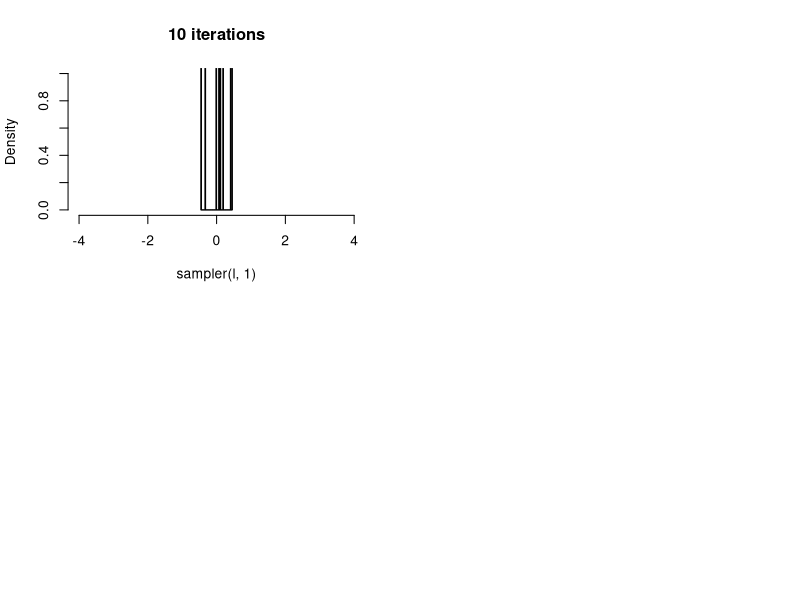

Here is the R script that generated this plot: (Note: this script raises an error after producing the figure.)
p = function(x)
{
	dnorm(x,0,1)
}

mh = function(x,alpha)
{
	xt <- runif(1,x-alpha,x+alpha)
	if( runif(1) > p(xt) / p(x) )
		xt <- x

	return(xt)
}

sampler = function(L,alpha)
{
	x <- numeric(L)
	for(i in 2:L)
		x[i] <- mh(x[i-1],alpha)

	return(x)
}

par(mfrow=c(2,2))
for(l in c(10,100,1000,10000))
{
	hist(sampler(l,1),main=paste(l,"iterations"),breaks=50,freq=F,xlim=c(-4,4),ylim=c(0,1))
	lines(x0,p(x0))
}

par(mfrow=c(2,2))
for(a in c(0.1,0.5,1,10))
{
	hist(sampler(50000,a),main=paste("alpha=",a),breaks=50,freq=F,xlim=c(-4,4),ylim=c(0,1))
	lines(x0,p(x0))
}

#x0 <- seq(-4,4,0.1)
#plot( x0, p(x0), lty=2 , t='l')
